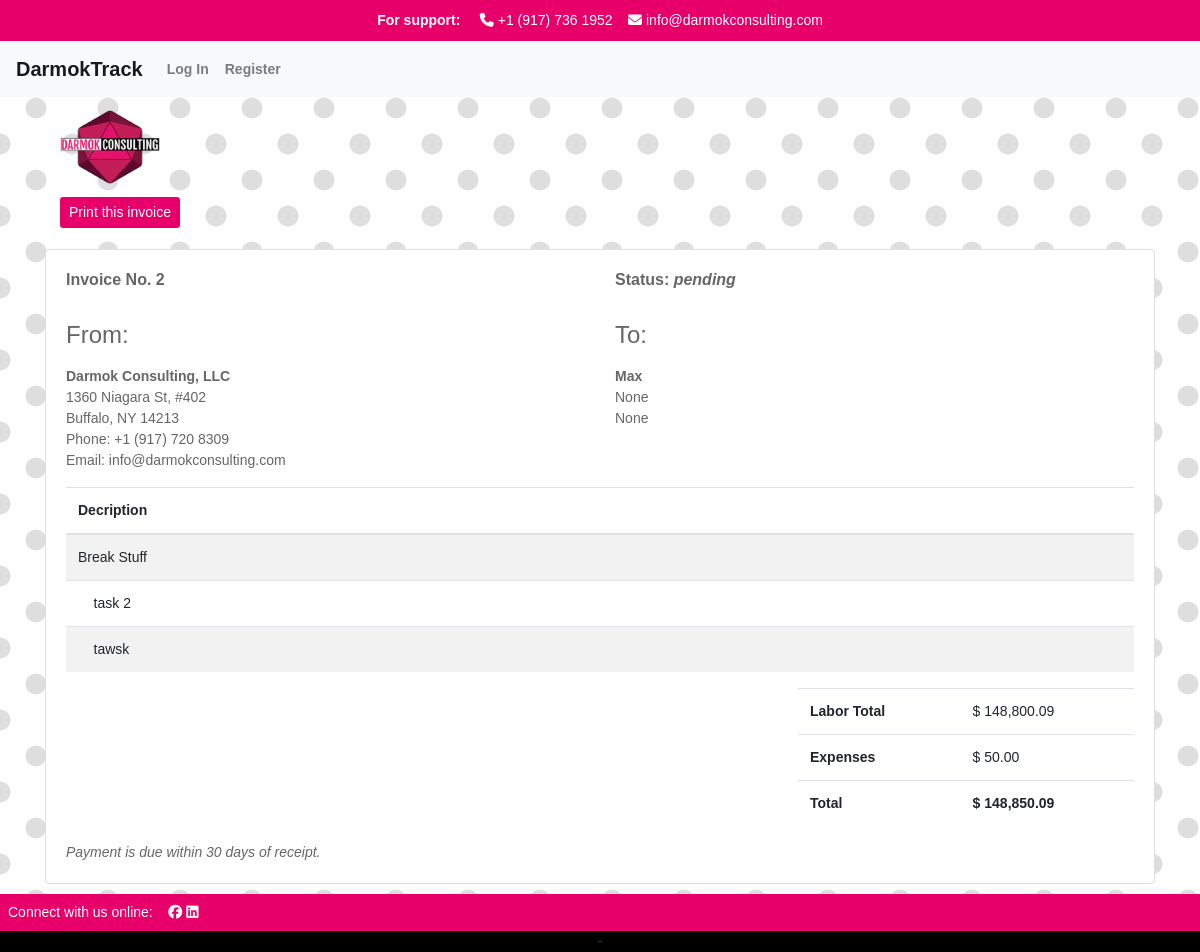
Page /invoice/2 on the earlier database version.
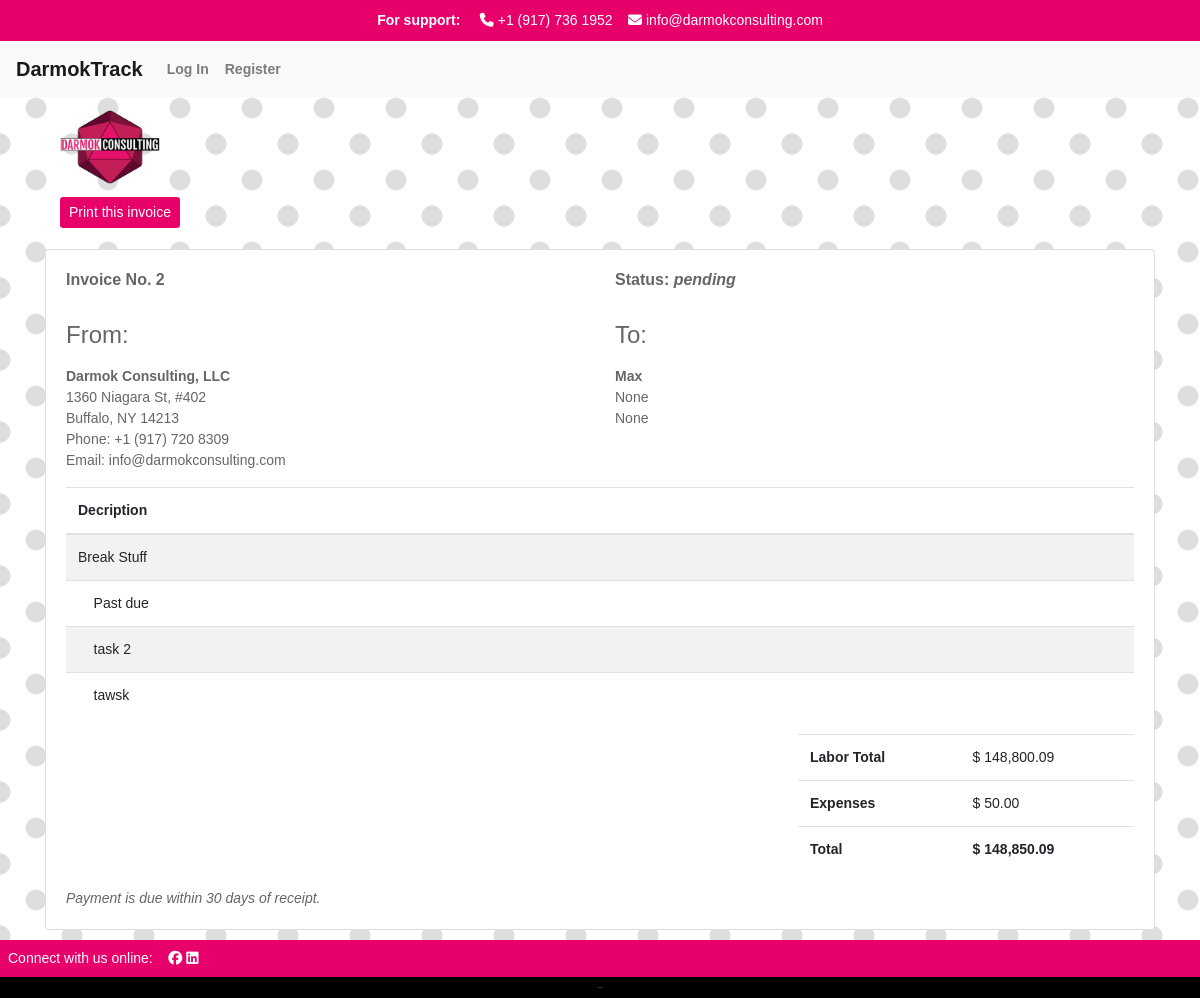
Same page on the later database version.
### apps/track/models.py (models this page shows, shortened)
class Project(models.Model):
    PENDING = 'pending'
    PAID = 'paid'
    CREDIT_MEMO = 'credit_memo'
    CHOICES_STATUS = {
        (PENDING, 'pending'),
        (PAID, 'paid'),
        (CREDIT_MEMO, 'credit_memo'),
    }
    project_manager = models.ForeignKey(User, related_name='project_manager', on_delete=models.CASCADE)
    name = models.CharField('Project Name', max_length=250)
    start = models.DateTimeField(auto_now_add=True)
    customer = models.CharField(max_length=250)
    customer_address = models.CharField(max_length=250, null=True)
    customer_citystatezip = models.CharField(max_length=250, null=True)
    budget_hours = models.IntegerField(default=0)
    budget_dollars = models.DecimalField(max_digits=10, decimal_places=2, default=0.00)
    is_active = models.BooleanField('Active', default=True)
    projects = models.ForeignKey(User, blank=True, related_name='project_list', on_delete=models.CASCADE)
    time_models = models.ManyToManyField(TimeModel, related_name='projects')
    invoice_status = models.CharField(max_length=25, choices=CHOICES_STATUS, default=PENDING)
    class Meta:
        ordering = ['-start']
    def get_elapsed_time(self):
        elapsed_time = self.timemodel_set.all().aggregate(Sum('elapsed_time'))
        if elapsed_time['elapsed_time__sum'] is None:
            return 0
        elapsed_time_seconds = elapsed_time['elapsed_time__sum']
        elapsed_time_timedelta = timedelta(seconds=elapsed_time_seconds)
        elapsed_time_hours = elapsed_time_timedelta / timedelta(hours=1)
        return elapsed_time_hours

class ProjectTask(models.Model):
    TODO = 'todo'
    COMPLETE = 'complete'
    CANCELED = 'canceled'
    CHOICES_STATUS = {
        (TODO, 'todo'),
        (COMPLETE, 'complete'),
        (CANCELED, 'canceled'),
    }
    project = models.ForeignKey(Project, related_name='tasks', on_delete=models.CASCADE)
    description = models.CharField('Task Description', max_length=250)
    task_owner = models.ForeignKey(User, related_name='task_owner', on_delete=models.CASCADE)
    created = models.DateTimeField(auto_now_add=True)
    status = models.CharField(max_length=25, choices=CHOICES_STATUS, default=TODO)
    due_date = models.DateTimeField(default=default_future)
    class Meta:
        ordering = ['due_date']

### apps/track/views.py (the view)
# urls.py: path('invoice/<int:project_id>', views.invoice, name='invoice'),
def invoice(request, project_id):
    projects = Project.objects.filter(id=project_id)
    project = Project.objects.get(id=project_id)
    elapsed_time = project.get_elapsed_time()
    expenses = Expense.objects.filter(project=project)
    total_expenses = sum([expense.amount for expense in expenses])
    elapsed_time = Decimal(elapsed_time)
    project_total = elapsed_time * 200 + total_expenses
    tasks_complete = ProjectTask.objects.filter(project=project, status=ProjectTask.COMPLETE)
    return render(request, 'track/invoice.html', {
        'projects': projects,
        'elapsed_time': elapsed_time,
        'expenses': expenses,
        'total_expenses': total_expenses,
        'project_total': project_total,
        'tasks_complete': tasks_complete,
        })

### apps/track/templates/track/invoice.html (shortened to what the changed rows need)
{% extends "track/layout.html" %}
{% load static %}
{% load humanize %}
{% load mathfilters %}
{% block body %}
    {% for project in projects %}
    <div class="container">
        <div class="col-md-12">
            <img class="sm-img" src="{% static "/images/sm logo.png" %}" alt="logo">
            <br>
            <button class="btn btn-darmok btn-sm" onclick="window.print()">Print this invoice</button>
        </div>
        <br>
        <div class="card">
            <div class="card-body">
                <div class="row mb-3">
                    <div class="col-sm-6">
                        <h6 class="mb-3"><strong>Invoice No. {{ project.id }}</strong></h6>
                    </div>
                    <div class="col-sm-6">
                        <h6 class="mb-3"><strong>Status: <em>{{ project.invoice_status }}</em></strong></h6>
                    </div>
                </div>
                <div class="row mb-3">
                    <div class="col-sm-6">
                        <h4 class="mb-3">From:</h4>
                        <div>
                            <strong>Darmok Consulting, LLC</strong>
                        </div>
                        <div>1360 Niagara St, #402</div>
                        <div>Buffalo, NY 14213</div>
                        <div>Phone: +1 (917) 720 8309</div>
                        <div>Email: info@darmokconsulting.com</div>
                    </div>
                    <div class="col-sm-6">
                        <h4 class="mb-3">To:</h4>
                        <div>
                            <strong>{{ project.customer }}</strong>
                        </div>
                        <div>{{ project.customer_address }}</div>
                        <div>{{ project.customer_citystatezip }}</div>
                    </div>
                </div>
                <div class="table-responsible-sm">
                    <table class="table table-striped">
                        <thead>
                            <tr>
                                <th scope="col">Decription</th>
                            </tr>
                        </thead>
                        <tbody>
                            <td>{{ project.name }}</td>
                            {% if tasks_complete %}
                                {% for task in tasks_complete %}
                            <tr>
                                <td>&nbsp;&nbsp;&nbsp;&nbsp;{{ task.description }}</td>
                                {% endfor %}
                            </tr>
                            {% endif %}
                        </tbody>
                    </table>
                </div>
                <div class="row">
                    <div class="col-lg-4 col-sm-5">
                    </div>
                    <div class="col-lg-4 col-sm-5 ml-auto">
                        <table class="table table-clear">
                            <tbody>
                                <tr>
                                    <td class="left">
                                        <strong>Labor Total</strong>
                                    </td>
                                    <td class="right">
                                        $ {{ elapsed_time|mul:200|floatformat:2|intcomma }}
                                    </td>
                                </tr>
                                <tr>
                                    <td class="left">
                                        <strong>Expenses</strong>
                                    </td>
                                    <td class="right">
                                        $ {{ total_expenses|floatformat:2|intcomma }}
                                    </td>
                                </tr>
                                <tr>
                                    <td class="left">
                                        <strong>Total</strong>
                                    </td>
                                    <td class="right">
                                        <strong>$ {{ project_total|floatformat:2|intcomma }}
                                        </strong>
                                    </td>
                                </tr>
                            </tbody>
                        </table>
                    </div>
                </div>
                <em>Payment is due within 30 days of receipt.</em>
            </div>
        </div>
    </div>
{% endfor %}
{% endblock %}

Differences in the rows shown:
changed Project "pending": gains ProjectTask (description "Past due")
